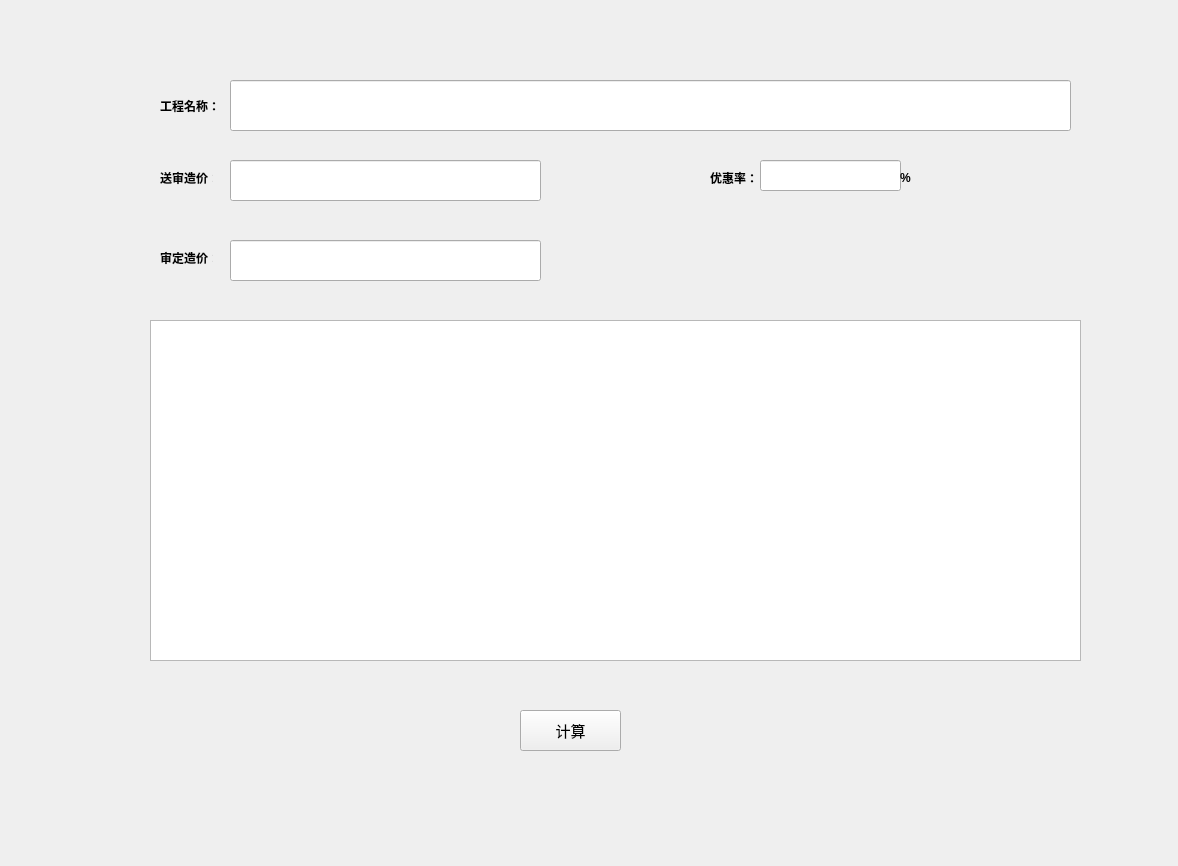
<?xml version="1.0" encoding="UTF-8"?>
<ui version="4.0">
 <class>Widget</class>
 <widget class="QWidget" name="Widget">
  <property name="geometry">
   <rect>
    <x>0</x>
    <y>0</y>
    <width>1178</width>
    <height>866</height>
   </rect>
  </property>
  <property name="windowTitle">
   <string>Widget</string>
  </property>
  <widget class="QLabel" name="label">
   <property name="geometry">
    <rect>
     <x>160</x>
     <y>80</y>
     <width>71</width>
     <height>51</height>
    </rect>
   </property>
   <property name="font">
    <font>
     <bold>true</bold>
    </font>
   </property>
   <property name="text">
    <string>工程名称：</string>
   </property>
  </widget>
  <widget class="QLabel" name="label_2">
   <property name="geometry">
    <rect>
     <x>160</x>
     <y>170</y>
     <width>53</width>
     <height>15</height>
    </rect>
   </property>
   <property name="font">
    <font>
     <bold>true</bold>
    </font>
   </property>
   <property name="text">
    <string>送审造价：</string>
   </property>
  </widget>
  <widget class="QLabel" name="label_3">
   <property name="geometry">
    <rect>
     <x>160</x>
     <y>250</y>
     <width>53</width>
     <height>15</height>
    </rect>
   </property>
   <property name="font">
    <font>
     <bold>true</bold>
    </font>
   </property>
   <property name="text">
    <string>审定造价：</string>
   </property>
  </widget>
  <widget class="QPushButton" name="pushButton">
   <property name="geometry">
    <rect>
     <x>520</x>
     <y>710</y>
     <width>101</width>
     <height>41</height>
    </rect>
   </property>
   <property name="font">
    <font>
     <pointsize>11</pointsize>
    </font>
   </property>
   <property name="text">
    <string>计算</string>
   </property>
  </widget>
  <widget class="QTextBrowser" name="textBrowser">
   <property name="geometry">
    <rect>
     <x>150</x>
     <y>320</y>
     <width>931</width>
     <height>341</height>
    </rect>
   </property>
   <property name="font">
    <font>
     <pointsize>14</pointsize>
    </font>
   </property>
  </widget>
  <widget class="QLineEdit" name="lineEdit">
   <property name="geometry">
    <rect>
     <x>230</x>
     <y>80</y>
     <width>841</width>
     <height>51</height>
    </rect>
   </property>
   <property name="font">
    <font>
     <pointsize>20</pointsize>
    </font>
   </property>
   <property name="text">
    <string/>
   </property>
  </widget>
  <widget class="QLineEdit" name="lineEdit_2">
   <property name="geometry">
    <rect>
     <x>230</x>
     <y>160</y>
     <width>311</width>
     <height>41</height>
    </rect>
   </property>
   <property name="font">
    <font>
     <pointsize>11</pointsize>
    </font>
   </property>
   <property name="text">
    <string/>
   </property>
  </widget>
  <widget class="QLineEdit" name="lineEdit_3">
   <property name="geometry">
    <rect>
     <x>230</x>
     <y>240</y>
     <width>311</width>
     <height>41</height>
    </rect>
   </property>
   <property name="font">
    <font>
     <pointsize>11</pointsize>
    </font>
   </property>
   <property name="text">
    <string/>
   </property>
  </widget>
  <widget class="QLineEdit" name="lineEdit_4">
   <property name="geometry">
    <rect>
     <x>760</x>
     <y>160</y>
     <width>141</width>
     <height>31</height>
    </rect>
   </property>
   <property name="font">
    <font>
     <pointsize>11</pointsize>
    </font>
   </property>
   <property name="text">
    <string/>
   </property>
  </widget>
  <widget class="QLabel" name="label_4">
   <property name="geometry">
    <rect>
     <x>710</x>
     <y>170</y>
     <width>53</width>
     <height>15</height>
    </rect>
   </property>
   <property name="font">
    <font>
     <bold>true</bold>
    </font>
   </property>
   <property name="text">
    <string>优惠率：</string>
   </property>
  </widget>
  <widget class="QLabel" name="label_5">
   <property name="geometry">
    <rect>
     <x>900</x>
     <y>170</y>
     <width>53</width>
     <height>15</height>
    </rect>
   </property>
   <property name="font">
    <font>
     <bold>true</bold>
    </font>
   </property>
   <property name="text">
    <string>%</string>
   </property>
  </widget>
 </widget>
 <resources/>
 <connections/>
</ui>
